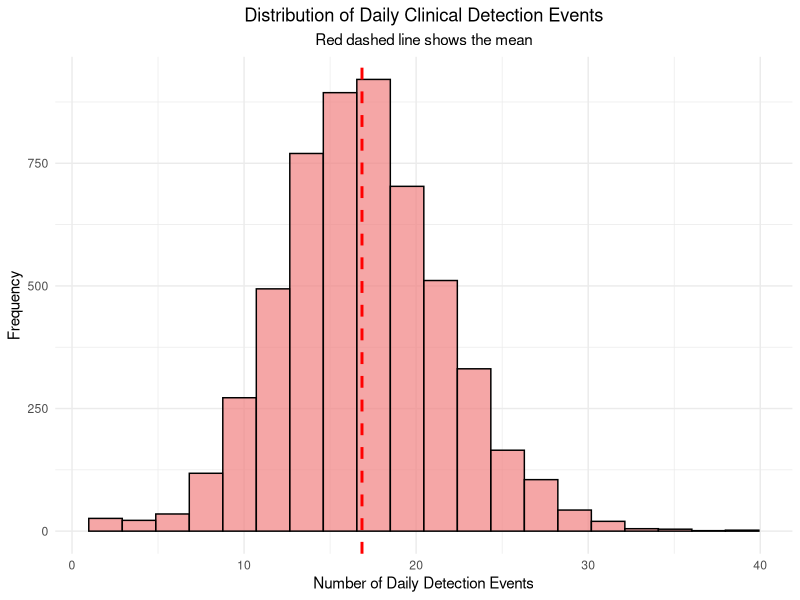

Write R code to recreate this figure.
## ---- chunk 1
library(ggplot2)
library(dplyr)
library(knitr)
library(readr)
## ---- chunk 2
# Read the clinical detection data
detections_raw <- readLines("clinicalDetection.txt")

# Parse the data
parse_detection <- function(line) {
  time_match <- regexpr("Time: ([0-9.-]+)", line)
  if (time_match == -1) return(NULL)
  time_str <- regmatches(line, time_match)
  time <- as.numeric(sub("Time: ", "", time_str))
  
  patient_match <- regexpr("Detected Patient: ([0-9]+)", line)
  if (patient_match == -1) return(NULL)
  patient_str <- regmatches(line, patient_match)
  patient_id <- sub("Detected Patient: ", "", patient_str)
  
  data.frame(time = time, patient_id = patient_id)
}

# Parse all lines
detection_list <- lapply(detections_raw, parse_detection)
detection_list <- detection_list[!sapply(detection_list, is.null)]
detections <- do.call(rbind, detection_list)

# Convert time to day (floor of time)
detections$day <- floor(detections$time)

# Count detections per day
daily_detections <- detections %>%
  group_by(day) %>%
  summarise(
    total_detections = n(),
    unique_patients = n_distinct(patient_id),
    .groups = 'drop'
  )
## ---- chunk 3
# Basic data info
total_detections <- nrow(detections)
unique_patients <- n_distinct(detections$patient_id)
total_days <- max(daily_detections$day) - min(daily_detections$day) + 1
date_range <- paste("Day", min(daily_detections$day), "to Day", max(daily_detections$day))

cat("Total detection events:", total_detections, "\n")
cat("Unique patients detected:", unique_patients, "\n")
cat("Simulation period:", date_range, "\n")
cat("Total days:", total_days, "\n")
## ---- chunk 4
# Calculate descriptive statistics
stats_summary <- daily_detections %>%
  summarise(
    Mean = round(mean(total_detections), 2),
    Median = median(total_detections),
    SD = round(sd(total_detections), 2),
    Min = min(total_detections),
    Max = max(total_detections),
    Q1 = quantile(total_detections, 0.25),
    Q3 = quantile(total_detections, 0.75),
    IQR = Q3 - Q1
  )

kable(stats_summary, caption = "Descriptive Statistics for Daily Clinical Detection Events")
## ---- chunk 5
# Analyze how many times each patient was detected
patient_detection_freq <- detections %>%
  group_by(patient_id) %>%
  summarise(detection_count = n(), .groups = 'drop') %>%
  group_by(detection_count) %>%
  summarise(
    num_patients = n(),
    percentage = round(n() / unique_patients * 100, 1),
    .groups = 'drop'
  )

kable(patient_detection_freq, 
      col.names = c("Times Detected", "Number of Patients", "Percentage"),
      caption = "Frequency of Detection Events per Patient")
## ---- chunk 6
ggplot(daily_detections, aes(x = total_detections)) +
  geom_histogram(bins = 20, fill = "lightcoral", color = "black", alpha = 0.7) +
  geom_vline(aes(xintercept = mean(total_detections)), 
             color = "red", linetype = "dashed", size = 1) +
  labs(
    x = "Number of Daily Detection Events",
    y = "Frequency",
    title = "Distribution of Daily Clinical Detection Events",
    subtitle = "Red dashed line shows the mean"
  ) +
  theme_minimal() +
  theme(plot.title = element_text(hjust = 0.5),
        plot.subtitle = element_text(hjust = 0.5))
